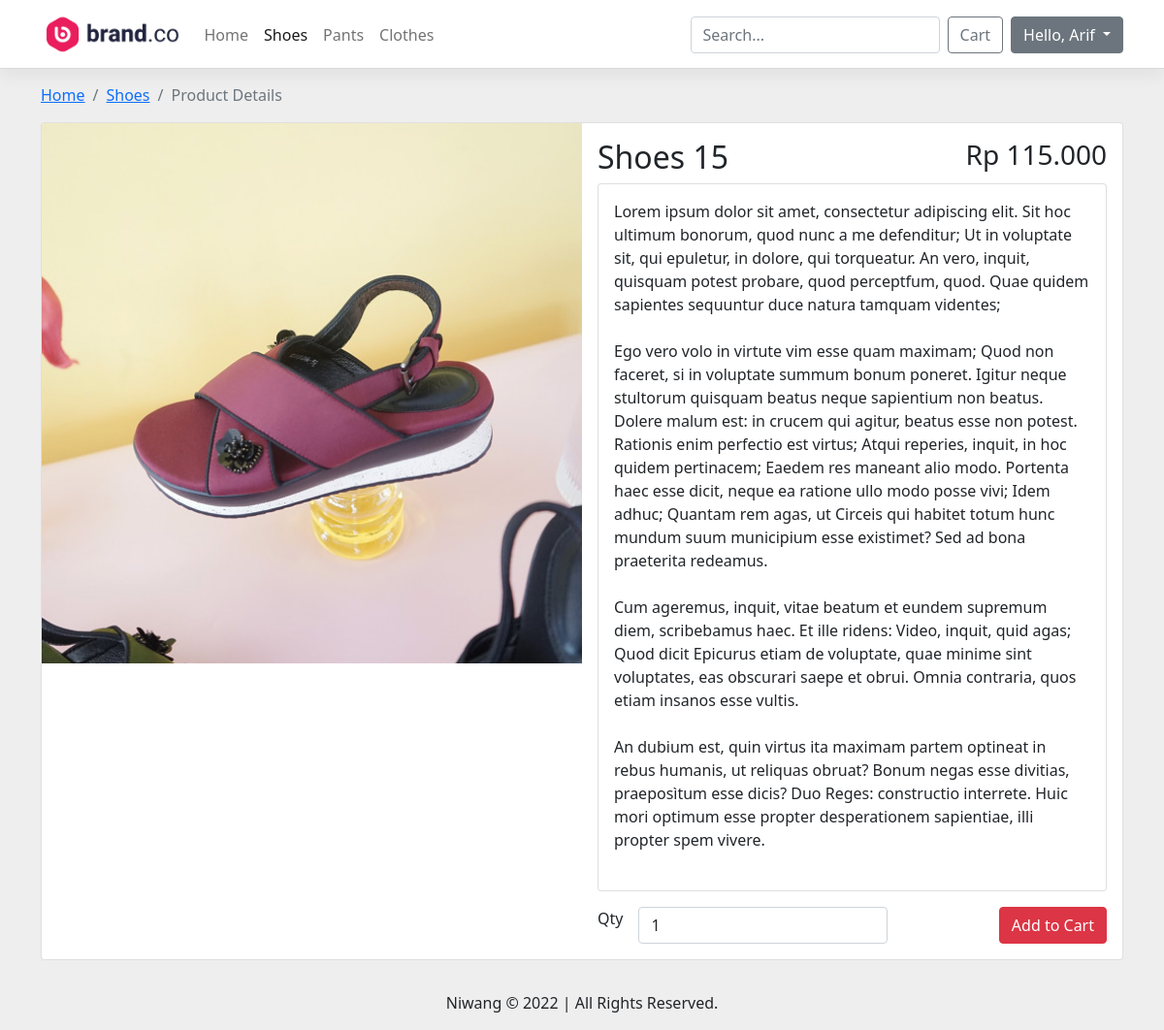
Page /product-detail.php?id=45 (signed in) on the committed database.
### tables this page shows
CREATE TABLE IF NOT EXISTS `categories` (
  `id` int(11) NOT NULL AUTO_INCREMENT,
  `created_at` timestamp NULL DEFAULT CURRENT_TIMESTAMP,
  `updated_at` timestamp NULL DEFAULT CURRENT_TIMESTAMP ON UPDATE CURRENT_TIMESTAMP,
  `category` varchar(255) NOT NULL,
  PRIMARY KEY (`id`)
);

CREATE TABLE IF NOT EXISTS `products` (
  `id` int(11) NOT NULL AUTO_INCREMENT,
  `created_at` datetime DEFAULT CURRENT_TIMESTAMP,
  `updated_at` datetime DEFAULT CURRENT_TIMESTAMP ON UPDATE CURRENT_TIMESTAMP,
  `categories_id` int(11) NOT NULL,
  `name` varchar(255) NOT NULL,
  `image` varchar(255) NOT NULL,
  `description` text,
  `price` float NOT NULL DEFAULT '0',
  PRIMARY KEY (`id`),
  KEY `categories_products` (`categories_id`),
  CONSTRAINT `categories_products` FOREIGN KEY (`categories_id`) REFERENCES `categories` (`id`) ON DELETE CASCADE ON UPDATE NO ACTION
);

### model/products.php (called while the page is built, shortened)
<?php
function productsFindById($id)
{
    $connection = connection();
    $data = null;
    $sql = "SELECT * FROM products WHERE id = $id ORDER BY id DESC LIMIT 1";
    if ($result = $connection->query($sql)) {
        if ($data = $result->fetch_assoc()) {
            $status = true;
            $message = 'Get data successfully';
        } else {
            $status = false;
            $message = 'Data not found';
        }
    } else {
        $status = false;
        $message = $result->error;
    }
    return [
        'status' => $status,
        'message' => $message,
        'data' => $data,
    ];
}

### model/categories.php (called while the page is built, shortened)
<?php
function categoriesFindById($id)
{
    $connection = connection();
    $data = null;
    $sql = "SELECT * FROM categories WHERE id = $id ORDER BY id DESC LIMIT 1";
    if ($result = $connection->query($sql)) {
        if ($data = $result->fetch_assoc()) {
            $status = true;
            $message = 'Get data successfully';
        } else {
            $status = false;
            $message = 'Data not found';
        }
    } else {
        $status = false;
        $message = $result->error;
    }
    return [
        'status' => $status,
        'message' => $message,
        'data' => $data,
    ];
}
function categoriesSelect($search = null, $limit = 10, $page = 1)
{
    $connection = connection();
    $data = [];
    $sql = "SELECT * FROM categories";
    $offset = ($page * $limit) - 10;
    $sql .= ' ORDER BY id DESC';
    $sql .= " LIMIT $limit";
    if ($result = $connection->query($sql)) {
        if ($result->num_rows > 0) {
            while ($row = $result->fetch_assoc()) {
                $data[] = [
                    'id' => $row['id'],
                    'category' => $row['category'],
                    'created_at' => $row['created_at'],
                    'updated_at' => $row['updated_at']
                ];
            }
            $status = true;
            $message = 'Get record data';
        } else {
            $status = true;
            $message = 'Empty Data';
        }
    } else {
        $status = true;
        $message = $result->error;
    }
    return [
        'status' => $status,
        'message' => $message,
        'data' => $data,
    ];
}

### config/helper.php (called while the page is built, shortened)
<?php
function numberFormat($number)
{
    return number_format($number, 0, '.', '.');
}
function isLogin()
{
    if (isset($_SESSION['login']) && $_SESSION['login'] == 1) {
        return true;
    } else {
        return false;
    }
}
function shortName()
{
    $name = explode(" ", $_SESSION['name']);
    return $name[0];
}

### model/cart.php (called while the page is built, shortened)
<?php
function cartFindByUserAndProducts($users_id, $products_id)
{
    $connection = connection();
    $data = null;
    $sql = "SELECT * FROM cart WHERE users_id = $users_id AND products_id = $products_id ORDER BY id DESC LIMIT 1";
    if ($result = $connection->query($sql)) {
        if ($data = $result->fetch_assoc()) {
            $status = true;
            $message = 'Get data successfully';
        } else {
            $status = false;
            $message = 'Data not found';
        }
    } else {
        $status = false;
        $message = $result->error;
    }
    return [
        'status' => $status,
        'message' => $message,
        'data' => $data,
    ];
}

### product-detail.php (the view, shortened to what this page needs)
<?php
include "config/helper.php";
include "model/cart.php";
include "model/categories.php";
include "model/products.php";
$product = productsFindById($_GET['id']);
$categories = categoriesFindById($product['data']['categories_id']);
$path = 'products-' . $categories['data']['id'];
$cart = cartFindByUserAndProducts($_SESSION['id'], $product['data']['id']);
$existing_qty = ($cart['data'] == null ? 1 : $cart['data']['qty']);
?>
<!DOCTYPE html>
<html lang="en">
<head>
    <?php include "template/style.php"; ?>
</head>
<body>
    <?php include "template/navigation.php" ?>
    <section id="product-details" class="d-flex flex-column justify-content-center align-items-center pt-3 mb-3">
        <form class="container" method="POST">
            <nav aria-label="breadcrumb">
                <ol class="breadcrumb">
                    <li class="breadcrumb-item"><a href="index.php">Home</a></li>
                    <li class="breadcrumb-item">
                        <a href="products.php?c=<?php echo $categories['data']['id'] ?>"><?php echo $categories['data']['category'] ?></a>
                    </li>
                    <li class="breadcrumb-item active" aria-current="page">Product Details</li>
                </ol>
            </nav>
            <div class="card mb-3">
                <div class="row g-0">
                    <div class="col-lg-6">
                        <img src="<?php echo $product['data']['image'] ?>" class="img-fluid w-100 mb-3">
                    </div>
                    <div class="col-lg-6">
                        <div class="card-body">
                            <div class="d-flex flex-row justify-content-between">
                                <h2 class="card-title"><?php echo $product['data']['name'] ?></h2>
                                <h3 class="card-text"><?php echo "Rp " . numberFormat($product['data']['price']) ?></h3>
                            </div>
                            <div class="card mb-3">
                                <div class="card-body">
                                    <p class="card-text"><?php echo nl2br($product['data']['description']) ?></p>
                                </div>
                            </div>
                            <div class="d-flex flex-row justify-content-between">
                                <div class="d-flex flex-row justify-content-between align-content-center">
                                    <label for="qty">Qty</label>
                                    <input id="qty" name="qty" type="number" class="form-control ms-3" placeholder="QTY" value="<?php echo $existing_qty ?>" min="1" required>
                                </div>
                                <button type="submit" name="submit" class="btn btn-danger">Add to Cart</button>
                            </div>
                        </div>
                    </div>
                </div>
            </div>
        </form>
    </section>
    <?php include "template/footer.php" ?>
</body>
</html>

### template/navigation.php (shortened to what this page needs)
<?php
$nav_categories = categoriesSelect();
$nav_cart = (isset($_SESSION['cart'])) ? ($_SESSION['cart'] > 0 ? $_SESSION['cart'] : "") : "";
$nav_search = (isset($_GET['q'])) ? $_GET['q'] : "";
?>
<nav class="navbar fixed-top navbar-expand-lg navbar-light bg-white">
    <div class="container">
        <a class="navbar-brand" href="#">
            <img src="assets/img/logo.png" alt="Logo" height="45">
        </a>
        <div class="collapse navbar-collapse main-menu-wrap" id="navbarMenu">
            <ul class="navbar-nav me-auto mb-2 mb-lg-0">
                <li class="nav-item">
                    <a class="nav-link <?php echo ($path == 'index' ? 'active' : '') ?>" aria-current="page" href="index.php">Home</a>
                </li>
                <?php foreach ($nav_categories['data'] as $nav_i => $nav_category) : ?>
                    <li class="nav-item">
                        <a class="nav-link <?php echo ($path == 'products-' . $nav_category['id'] ? 'active' : '') ?>" aria-current="page" href="products.php?c=<?php echo $nav_category['id'] ?>">
                            <?php echo $nav_category['category'] ?>
                        </a>
                    </li>
                <?php endforeach; ?>
            </ul>
            <form class="d-flex" method="GET" action="search.php">
                <input class="form-control me-2" type="search" name="q" placeholder="Search..." value="<?php echo $nav_search ?>">
                <a href="cart.php" class="btn btn-outline-secondary d-flex flex-row justify-content-between" type="button">
                    Cart <span class="badge bg-danger align-self-center ms-2"><?php echo $nav_cart ?></span>
                </a>
                <?php if (!isLogin()) : ?>
                    <a href="login.php" class="btn btn-outline-success d-flex flex-row justify-content-between ms-2" type="button">
                        Login
                    </a>
                <?php else : ?>
                    <div class="btn-group ms-2">
                        <button type="button" class="btn btn-secondary dropdown-toggle" data-bs-toggle="dropdown" aria-expanded="false" id="navProfile">
                            Hello, <?php echo shortName() ?>
                        </button>
                    </div>
                <?php endif; ?>
            </form>
        </div>
    </div>
</nav>

### assets/css/main.css (style rules this page uses)
body { padding-top: 70px; min-height: 100%; background-color: #eee; }
nav.navbar { box-shadow: 0 0.5rem 1rem rgb(0 0 0 / 5%), inset 0 -1px 0 rgb(0 0 0 / 15%); }
#auth, #product-details, #cart { min-height: calc(100vh - 70px); }

### rows in the picture
categories: category "Shoes"
categories: category "Pants"
categories: category "Clothes"
products: image (picture), name "Shoes 15", price "115.000", description "Lorem ipsum dolor sit amet, consectetur adipiscing elit. Sit hoc ultimum bonorum, quod nunc a me defenditur; Ut in voluptate sit, qui epuletur, in dolore, qui torqueatur. An vero, inquit, quisquam potest probare, quod perceptfum, quod. Quae quidem sapientes sequuntur duce natura tamquam videntes; Ego vero volo in virtute vim esse quam maximam; Quod non faceret, si in voluptate summum bonum poneret. Igitur neque stultorum quisquam beatus neque sapientium non beatus. Dolere malum est: in crucem qui agitur, beatus esse non potest. Rationis enim perfectio est virtus; Atqui reperies, inquit, in hoc quidem pertinacem; Eaedem res maneant alio modo. Portenta haec esse dicit, neque ea ratione ullo…"

### other values in the picture
shortName() "Arif"
